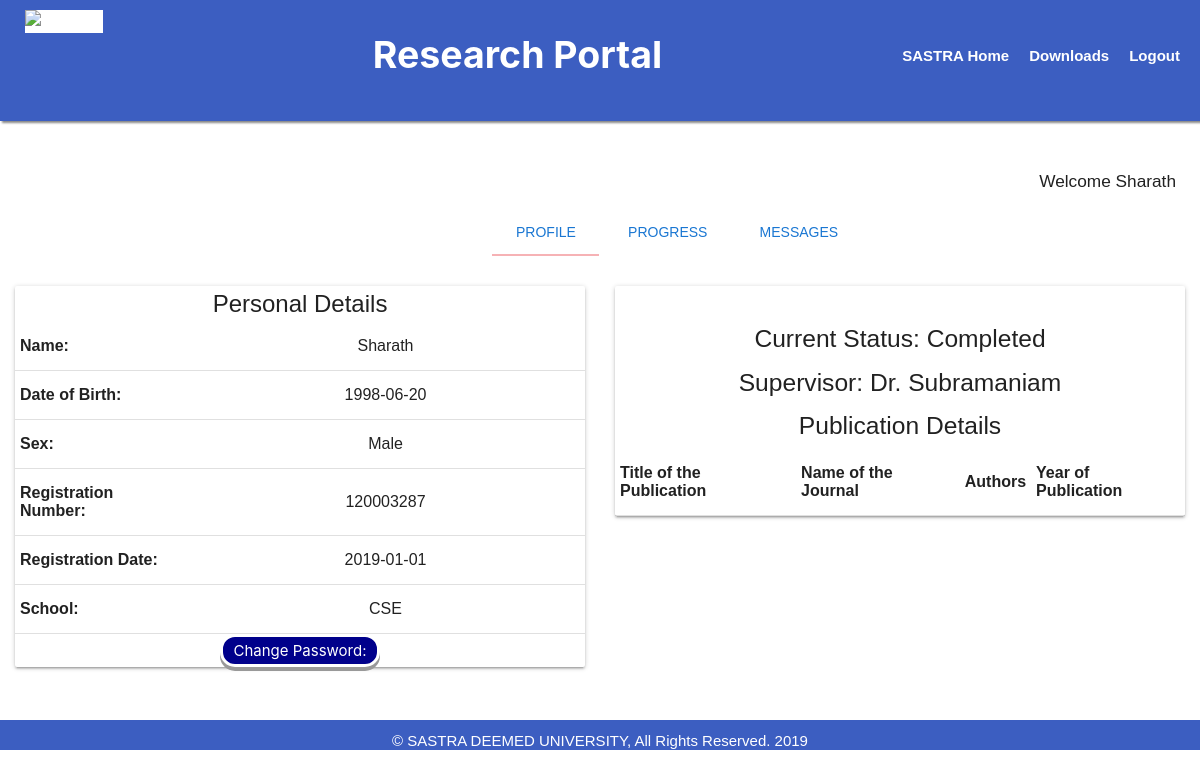
/scholar1/ (signed in), run on the app's committed database.
### Research/models.py (models this page shows)
class Personal_Det(models.Model):
   name=models.CharField(max_length=50)
   scholar=models.OneToOneField(Scholar)
   email=models.EmailField()
   pemail=models.EmailField()
   category=models.CharField(max_length=10)
   school=models.CharField(max_length=30)
   phno=models.CharField(max_length=11)
   retitle=models.CharField(max_length=500)
   typet=models.CharField(max_length=30)
   regdate=models.CharField(max_length=10)
   sex=models.CharField(max_length=10)
   dob=models.CharField(max_length=10)
   supervisor=models.ForeignKey(Supervisor)
   institution=models.CharField(max_length=500)
   institution_ad=models.CharField(max_length=500)

class Scholar(models.Model):
   regno=models.CharField(max_length=17,primary_key=True)
   password=models.CharField(max_length=30)
   approved=models.BooleanField(default=False)

class Su_Personal_Det(models.Model):
   supervisor=models.OneToOneField(Supervisor)
   name=models.CharField(max_length=50)
   phno=models.PositiveIntegerField()
   email=models.EmailField()
   pemail=models.EmailField()
   sex=models.CharField(max_length=10)
   school=models.CharField(max_length=30)
   aoi=models.CharField(max_length=500)
   institution=models.CharField(max_length=500)
   designation=models.CharField(max_length=300)

### Research/views.py (the view)
# urls.py: url(r'^scholar1/',scholar1),
def scholar1(request):
  if request.session.has_key('mid') or request.session.has_key('regno'):
     logg="Logout"
  else:
     logg="Login"
  status1=""
  current=""
  unread=0
  rno=request.session['regno']
  dbP=Personal_Det.objects.get(scholar__regno=rno)
  dbPu=Publications.objects.filter(scholars__regno=rno)
  dbUpcoming=Progress.objects.filter(scholar__regno=rno).order_by('level').exclude(result="pass")
  dbNext=dbUpcoming[0]
  dbRest=dbUpcoming[1:]
  dbMessages=Message.objects.filter(scholar__regno=rno)
  for message in dbMessages:
    if message.schunread==True:
      unread=unread+1
  dbCompleted=Progress.objects.filter(scholar__regno=rno,result="pass").order_by('-level')
  dbLatest=dbCompleted[0]
  dbOthers=dbCompleted[1:]
  dbSu=Su_Personal_Det.objects.get(supervisor__mid=dbP.supervisor.mid)
  reports=""
  DCguys=DCMembers.objects.filter(scholar__regno=rno)
  current=dbCompleted[0].name
  if unread==0:
    unread=""
  return render(request,"scholar1.html",{"name":dbP.name,"current":current,"dob":dbP.dob,"sex":dbP.sex,"reports":reports,"regno":dbP.scholar.regno,"regdate":dbP.regdate,"school":dbP.school,"pubs":dbPu,"supervisor":dbSu.name,"status1":status1,"levels":levels,"logg":logg,"dbNext":dbNext,"dbRest":dbRest,"dbLatest":dbLatest,"dbOthers":dbOthers,"dbMessages":dbMessages,"unread":unread})

### Templates/scholar1.html (shortened to what this page needs)
{%load static%}
<html>
<head>
	<link rel="stylesheet" href="{%static 'header.css' %}">
	<link rel="stylesheet" href="{%static 'scholar.css' %}">
	<link rel="stylesheet" href="https://cdnjs.cloudflare.com/ajax/libs/materialize/1.0.0/css/materialize.min.css">
	<link rel="stylesheet" href="https://use.fontawesome.com/releases/v5.6.3/css/all.css">
</head>
<body oncontextmenu="return false" >
	<div id="navbar">
			<a href="/logq" class="buttons">{{logg}}</a>
			<a href="javascript:void(0)" class="buttons">Downloads</a>
				<a href="http://www.sastra.edu" class="buttons">SASTRA Home</a>
				<p class="main">Research Portal</p>
			<a href="http://www.sastra.edu" class="brand-logo"><div class="logo2"><img src="https://www.sastra.edu/images/sastra/SASTRA_DEEMED_NEW_1.png" alt="SASTRA" /></div></a>
	</div>
					<div class="clearpad"><div class="item-page">
					</head>
					<body>
					<br>
					<h6><p class="welcome">Welcome {{name}}</p></h6>
          <div class="hold">
						<div class="holding s-12">
							<ul class="tabs">
								<li class="tab"><a class="tabbed" href="#profile"><span class="blue-text text-darken-2">Profile</span></a></li>
								<li class="tab"><a class="tabbed" href="#progress"><span class="blue-text text-darken-2">Progress</span></a></li>
								<li class="tab"><a class="tabbed" href="#messages"><span class="blue-text text-darken-2">Messages</span></a></li>
							</ul>
						</div>
					</div>
				<br>
				<div id="profile">
							<div class="divided">
							<div class="done">
							<div class="card">
							  <div class="card-title">Personal Details</div>
								<table>
										<tr>
											<th class="tabtitle" style="width:30%">Name:</th>
											<td style="text-align:center">{{name}} {{lname}}</td>
										</tr>
										<tr>
											<th class="tabtitle">Date of Birth:</th>
											<td style="text-align:center">{{dob}}</td>
										</tr>
										<tr>
											<th class="tabtitle">Sex:</th>
											<td style="text-align:center">{{sex}}</td>
										</tr>
										<tr>
											<th class="tabtitle">Registration Number:</th>
											<td style="text-align:center">{{regno}}</td>
										</tr>
										<tr>
											<th class="tabtitle">Registration Date:</th>
											<td style="text-align:center">{{regdate}}</td>
										</tr>
										<tr>
											<th class="tabtitle">School:</th>
											<td style="text-align:center">{{school}}</td>
										</tr>
									</table>
									<button class="buttonlog" onclick="document.getElementById('pwd').style.display='block'">Change Password:</button>
						</div>
					</div>
					<div class="done">
							<div class="card">
								  <br>
							<center><h5>Current Status: {{status1}} Completed</h5></center>
								<h5>Supervisor: Dr. {{supervisor}} </h5>
								<h5>Publication Details</h5>
								<table border="1">
									<tr>
										<th>Title of the Publication</th>
										<th>Name of the Journal</th>
										<th>Authors </th>
										<th>Year of Publication</th>
									</tr>
								</table>
						</div>
					</div>
				</div>
			</div>
</div>
</div>
<br>
<div class="footer">
	<p class="footer-text">&copy; SASTRA DEEMED UNIVERSITY, All Rights Reserved. 2019</p>
</div>
</body>
</html>

### static/header.css (style rules this page uses)
.footer-text { padding-top: 10px; }
@media only screen and (min-width: 768px) { #navbar { background-color: #3C5EC1; overflow: hidden; box-shadow: 2px 2px 2px #888888; position: -webkit-sticky; position: sticky; top: 0; padding-bottom: 0px; } }
@media only screen and (min-width: 768px) { #navbar a { float: right; display: block; color: white; font-weight: bold; text-align: center; text-decoration: none; } }
@media only screen and (min-width: 768px) { .buttons { margin-top: 45px; padding-right: 20px; } }
@media only screen and (min-width: 768px) { .main { float: right; margin-top: 27px; color: white; font-family: -apple-system, BlinkMacSystemFont, 'Segoe UI', Roboto, Oxygen, Ubuntu, Cantarell, 'Open Sans', 'Helvetica Neue', sans-serif; font-weight: bold; font-size: 2.5em; } }
@media only screen and (min-width: 768px) { .brand-logo { margin-top: 10px; float: left; margin-left:25; background-color:white; position: absolute; } }

### static/scholar.css (style rules this page uses)
.divided { display: flex; }
.done { width: 50%; padding-left: 15px; padding-right: 15px; text-align: center; }

### Templates/scholar1.html (style rules this page uses)
body { font-family: Arial; }
.tabtitle { text-align: left; }
.welcome { float:right; margin-right: 2%; }
.holding { margin-left: 41%; z-index: 0; }
.tab { text-decoration: none; }
.main { margin-right: 20% }
.tabbed { color: white; text-decoration: none; }
.buttonlog { background-color:darkblue; border: solid; color: white; padding: 5px 10px; text-align: center; border-radius: 15px; box-shadow: 0 4px #999; text-decoration: none; display: inline-block; font-size: 15px; }
body { height:75%; }
.footer { width:100%; background-color: #3C5EC1; color:white; height: 5%; text-align: center; z-index: 999; }

### data on the page
Personal_Det: name "Sharath", dob "1998-06-20", sex "Male", regdate "2019-01-01", school "CSE"
Scholar: regno "120003287"
Su_Personal_Det: name "Subramaniam"

### other printed values
{{ logg }} "Logout"
